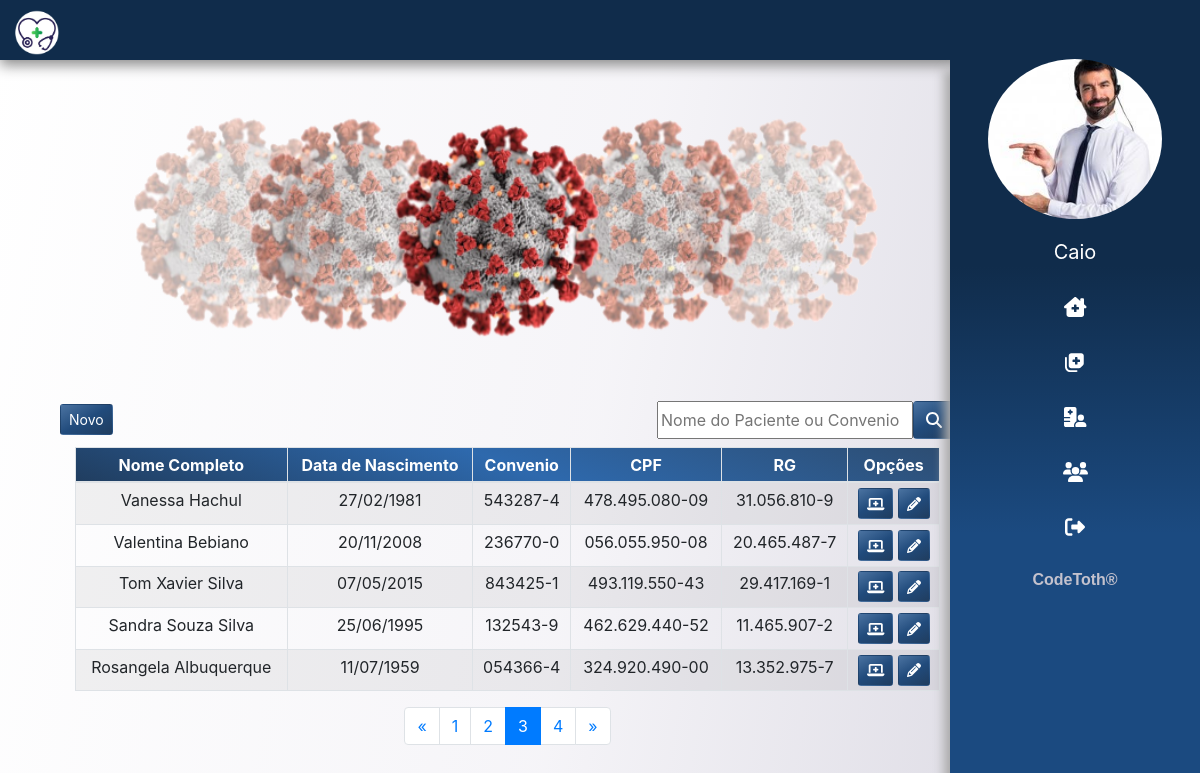
The page /pacientes/?page=3 (signed in) on the database as committed earlier.
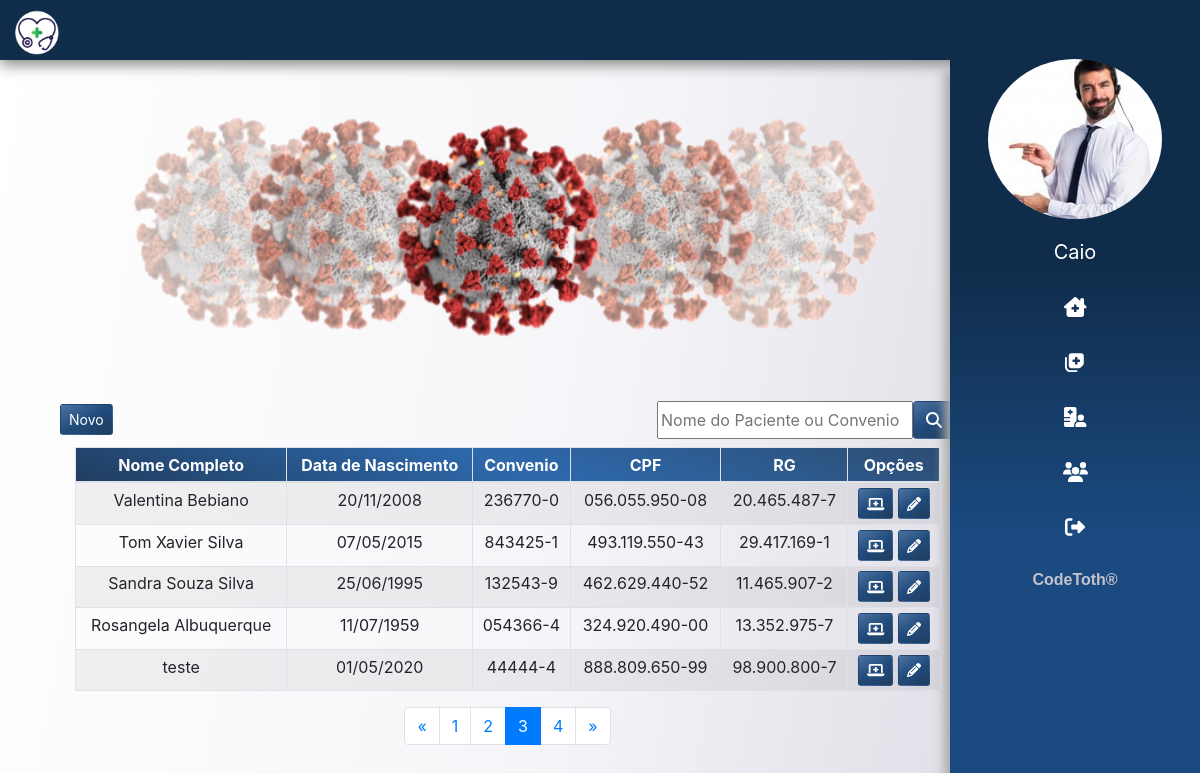
The same page on the database as committed later.
### app/paciente/models.py (models this page shows)
class Paciente(models.Model):
    nome = models.CharField(max_length=200)
    sexo = models.CharField(max_length=1)
    data_nascimento = models.DateField()
    cpf = models.CharField(max_length=20, unique=True)
    rg = models.CharField(max_length=20, unique=True)
    carteira_convenio = models.CharField(max_length=30, unique=True)
    peso = models.FloatField()
    altura = models.FloatField()
    endereco = models.CharField(max_length=250)
    end_num = models.IntegerField()
    complemento = models.CharField(max_length=50, blank=True)
    email = models.CharField(max_length=50)
    telefone = models.CharField(max_length=14)
    celular = models.CharField(max_length=15)

### app/paciente/views.py (the view)
# urls.py: path('', listar, name='consultas'),
@login_required(login_url='login')
def listar(request):
    dados = get_dados(request)
    filtro = request.GET.get('filtro', '')
    if filtro is not None:
        lst_pacientes = Paciente.objects.filter(Q(nome__icontains=filtro) |
                                                Q(carteira_convenio__icontains=filtro))
    else:
        lst_pacientes = Paciente.objects.all()
    paginator = Paginator(lst_pacientes, 5)
    page = request.GET.get('page')
    pacientes_por_pagina = paginator.get_page(page)
    dados['lst_pacientes'] = pacientes_por_pagina
    return render(request, 'paciente/lista_pacientes.html', dados)

### templates/paciente/lista_pacientes.html (shortened to what this page needs)
{% extends 'base.html' %}
{% load static %}
{% block content %}
<main class="container">
  <section class="col-10">
    {% include 'partials/_campanha.html' %}
    <section class="mx-auto">
      <div class="container__paciente mb-2">
        <div class="container__paciente__novo">
          <a href="{% url 'adicionar' %}" class="btn btnCustom btn-sm"> Novo </i> </a>
        </div>
        <div class="container__paciente__form">
          <form class="formBuscarPaciente" id="formBuscar" action="{% url 'pacientes'%}">
            <input type="text" placeholder="Nome do Paciente ou Convenio" id="filtro" name="filtro"
              onkeypress="return runScript(event)">
            <button class="btn btnCustom " type="button" onclick="return buscaPaciente()"><i
                class="fas fa-search"></i></button>
          </form>
        </div>
      </div>
      <div class="col-12 table-responsive">
        <table class="table  table-sm table-bordered table-striped text-center" id="pacientes">
          <thead class="colorCustom">
            <tr>
              <th scope="col">Nome Completo</th>
              <th scope="col">Data de Nascimento</th>
              <th scope="col">Convenio</th>
              <th scope="col">CPF</th>
              <th scope="col">RG</th>
              <th scope="col">Opções</th>
            </tr>
          </thead>
          <tbody>
            {% for paciente in lst_pacientes %}
            <tr>
              <th scope="row">{{ paciente.nome }}</th>
              <td>{{ paciente.data_nascimento|date:"d/m/Y" }}</td>
              <td> {{ paciente.carteira_convenio }} </td>
              <td> {{ paciente.cpf }} </td>
              <td> {{ paciente.rg }} </td>
              <td>
                <a href="{% url 'det_paciente' paciente.id %}" class="btn btnCustom btn-sm"> <i
                    class="fas fa-laptop-medical"></i> </a>
                <a href="{% url 'altera_paciente' paciente.id %}" class="btn btnCustom btn-sm"> <i
                    class="fas fa-pencil-alt"></i>
                </a>
              </td>
            </tr>
            {% endfor %}
          </tbody>
        </table>
      </div>
      <div class="col-12">
        <nav aria-label="Page navigation example">
          {% if lst_pacientes.has_other_pages %}
          <ul class="pagination justify-content-center">
            {% if lst_pacientes.has_previous %}
            <li class="page-item">
              <a class="page-link" href="?page={{ lst_pacientes.previous_page_number }}#pacientes">&laquo;</a>
            </li>
            {% else %}
            <li class="page-item disabled">
              <a class="page-link">&laquo;</a>
            </li>
            {% endif %}
            {% for pagina in lst_pacientes.paginator.page_range %}
            {% if lst_pacientes.number == pagina %}
            <li class="page-item active"> <a class="page-link">{{ pagina }}</a></li>
            {% else %}
            <li class="page-item">
              <a href="?page={{ pagina }}#pacientes" class="page-link">{{ pagina }}</a>
            </li>
            {% endif %}
            {% endfor %}
            {% if lst_pacientes.has_next %}
            <li class="page-item">
              <a href="?page={{ lst_pacientes.next_page_number }}#pacientes" class="page-link">&raquo;</a>
            </li>
            {% else %}
            <li class="page-item disabled">
              <a class="page-link">&raquo;</a>
            </li>
            {% endif %}
          </ul>
          {% endif %}
        </nav>
      </div>
    </section>
  </section>
</main>
{% endblock %}

Rows that differ between the two databases and show on the page:
removed Paciente: nome "Vanessa Hachul", data_nascimento "27/02/1981", carteira_convenio "543287-4", cpf "478.495.080-09", rg "31.056.810-9"
now on this page (row unchanged): Paciente: nome "teste", data_nascimento "01/05/2020", carteira_convenio "44444-4", cpf "888.809.650-99", rg "98.900.800-7"
